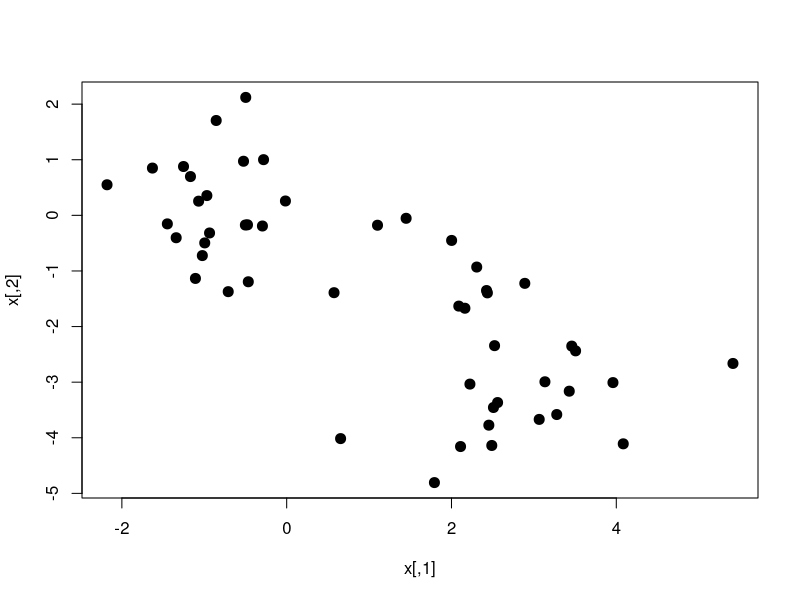
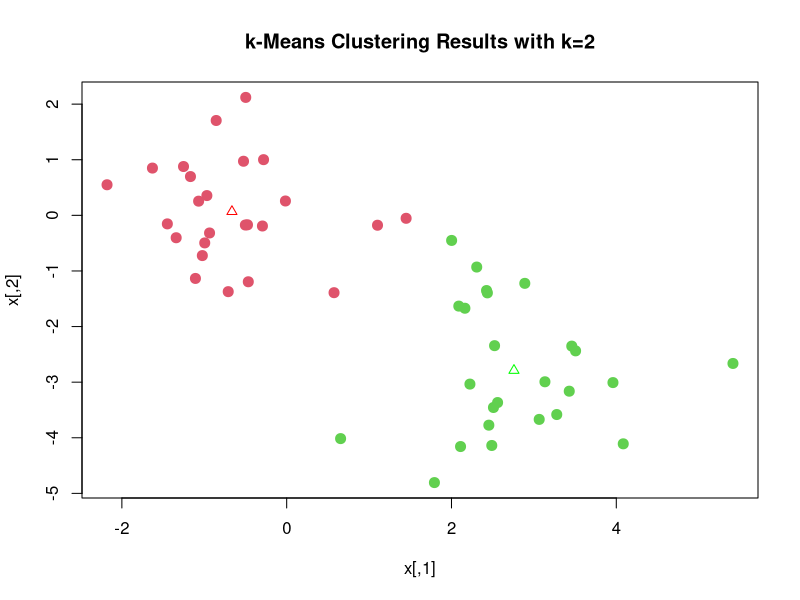
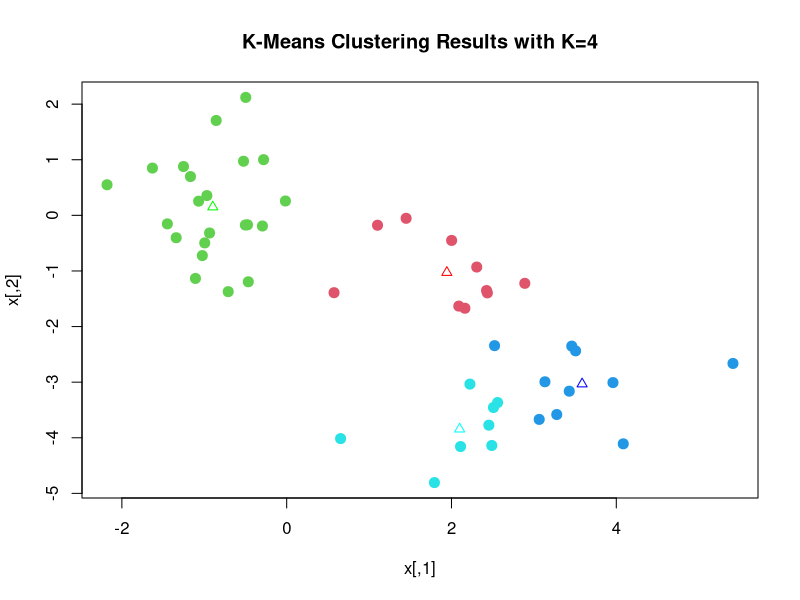
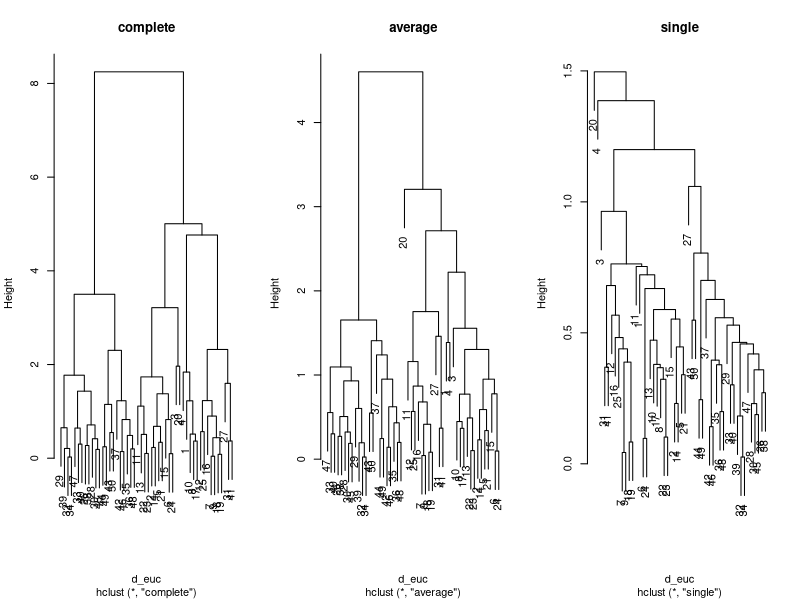
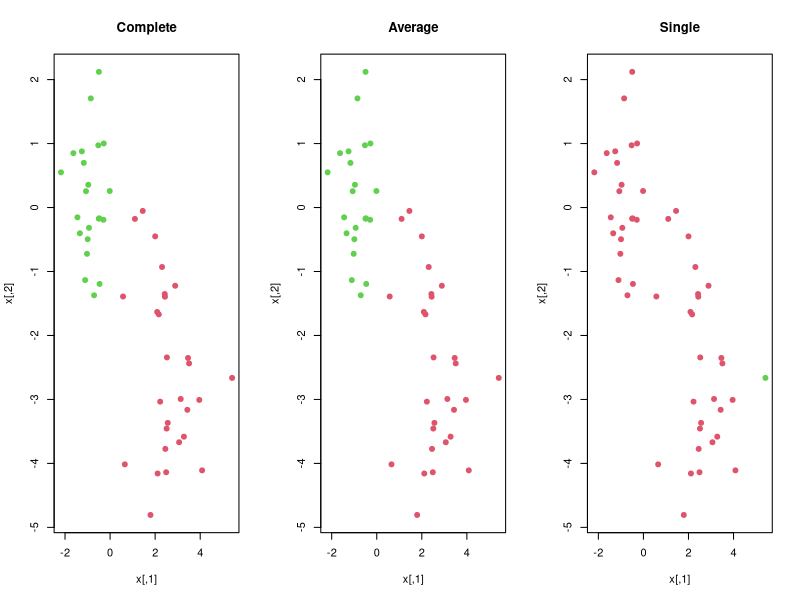
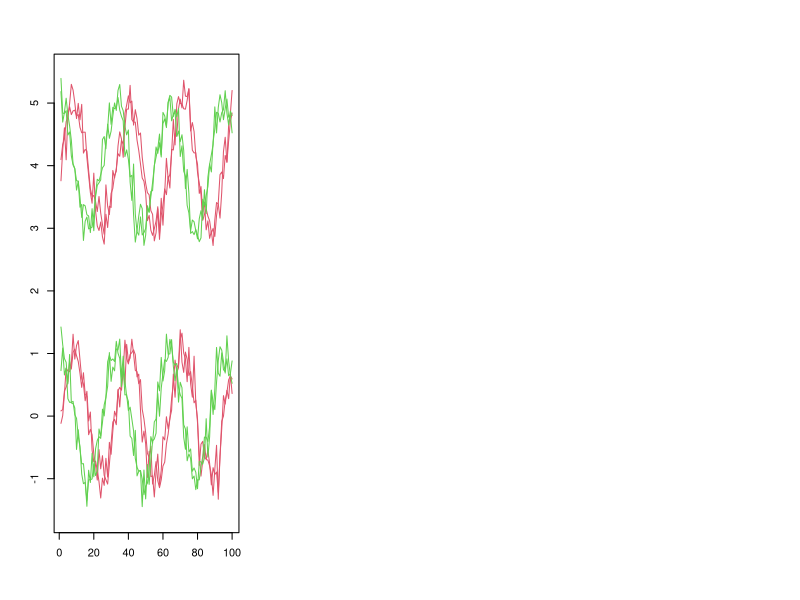
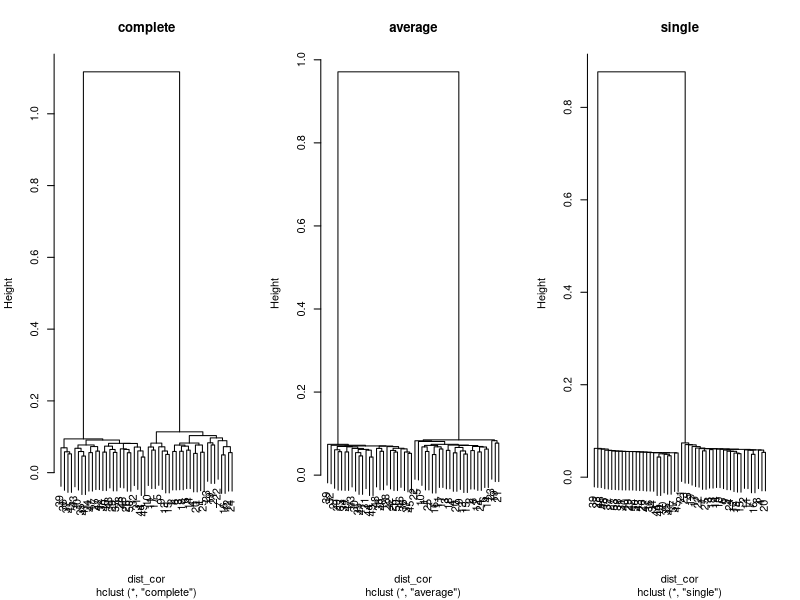

Recreate these plots in R, in order.
#############################
##  Chapter 6:  Clustering ##
#############################

#### K - Means Clustering ####

# Generate an example dataset:
set.seed(1234)
# Generate a 50-by-2 Matrix, filled by std. normal dist.
x = matrix(data = rnorm(n = 100), ncol = 2)

# for the first 25 obs, x1(x axis) + 3
# for the first 25 obs, x2(y axis) - 3
x[1:25,1] = x[1:25,1] + 3
x[1:25,2] = x[1:25,2] - 3
plot(x, pch = 20, cex = 2)

km_cluster = kmeans(x = x, centers = 2, nstart = 50)
plot(x, col = (km_cluster$cluster + 1),
     main = "k-Means Clustering Results with k=2",
     pch = 20, cex = 2)
points(km_cluster$centers, pch = 2, col = c("red", "green"))

km_cluster = kmeans(x = x, centers = 4, nstart = 50)
plot(x, col = (km_cluster$cluster + 1),
     main = "K-Means Clustering Results with K=4",
     pch = 20, cex = 2)
points(km_cluster$centers, pch = 2,
       col = c("red", "green", "blue", "cyan"))

#### Hierarchical Clustering ####

d_euc = dist(x, method = "euclidean")
hc_complete = hclust(d = d_euc, method = "complete")
hc_average = hclust(d = d_euc, method = "average")
hc_single = hclust(d = d_euc, method = "single")

par(mfrow = c(1, 3))
plot(hc_complete, main = "complete")
plot(hc_average, main = "average")
plot(hc_single, main = "single")

par(mfrow = c(1,3), pch = 19)
hcCutComplete = cutree(hc_complete, k = 2)
plot(x, col = hcCutComplete + 1, main = "Complete")
hcCutAverage = cutree(hc_average, k = 2)
plot(x, col = hcCutAverage + 1, main = "Average")
hcCutSingle = cutree(hc_single, k = 2)
plot(x, col = hcCutSingle + 1, main = "Single")


# Generate a sample dataset:
set.seed(1234)
x0 = seq(0, 2*pi, length.out = 100)
x = matrix(0, nrow = 50, ncol = 100)
for(i in 1:50){
	if(i <=25){
		# %%: remainder after the exact division
		x[i,] = sin(x0*pi) + (i%%2)*4 + rnorm(100, sd = 0.2)
	}else{
		x[i,] = cos(x0*pi) + (i%%2)*4 + rnorm(100, sd = 0.2)
	}
}

# plot() the data
plot(x = c(1, 100), y = range(x), type = "n", xlab = "", ylab = "")
lines(x[1,], col = 2);lines(x[2,], col = 2);
lines(x[3,], col = 2);lines(x[4,], col = 2);
lines(x[26,], col = 3);lines(x[27,], col = 3)
lines(x[28,], col = 3);lines(x[29,], col = 3)


correlation = cor(t(x))
dist_cor = 1 - correlation
dist_cor = as.dist(dist_cor)

hc_complete = hclust(d = dist_cor, method = "complete")
hc_average = hclust(d = dist_cor, method = "average")
hc_single = hclust(d = dist_cor, method = "single")

par(mfrow = c(1, 3))
plot(hc_complete, main = "complete")
plot(hc_average, main = "average")
plot(hc_single, main = "single")
cutree(tree = hc_average, k = 2)
